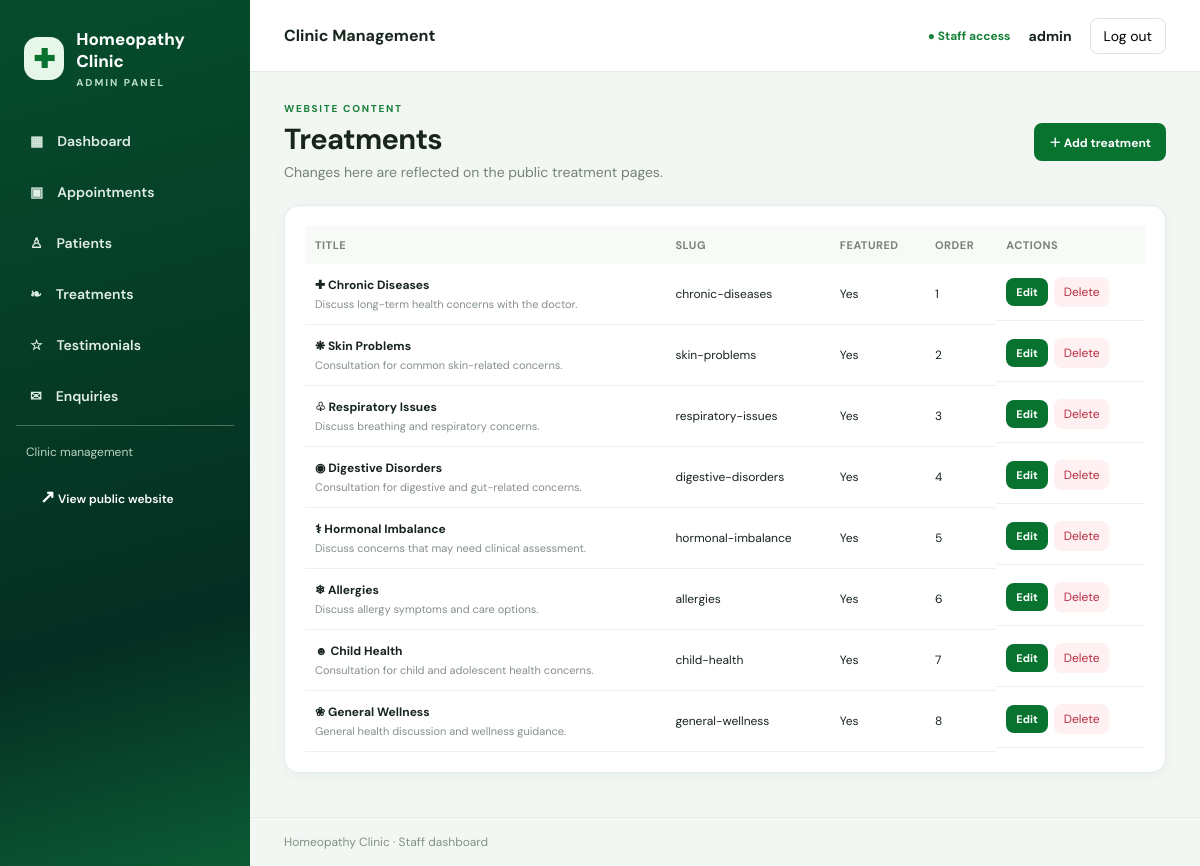
Page /clinic-admin/treatments/ (signed in) on the committed database.
### website/models.py (models this page shows, shortened)
class Treatment(models.Model):
    title = models.CharField(max_length=120)
    slug = models.SlugField(unique=True)
    short_description = models.CharField(max_length=240)
    description = models.TextField(blank=True)
    icon = models.CharField(max_length=30, default='✚')
    is_featured = models.BooleanField(default=True)
    display_order = models.PositiveIntegerField(default=0)
    class Meta:
        ordering = ['display_order', 'title']

### clinic_dashboard/views.py (the view)
# urls.py: path('treatments/', views.treatment_list, name='treatments'),
@staff_member_required
def treatment_list(request):
    return render(request, 'clinic_dashboard/treatments.html', {'treatments': Treatment.objects.all()})

### clinic_dashboard/context_processors.py (called while the page is built)
def clinic_dashboard_context(request):
    return {'now': timezone.localtime()}

### templates/clinic_dashboard/treatments.html
{% extends 'clinic_dashboard/base.html' %}{% block title %}Treatments{% endblock %}{% block content %}<div class="page-heading"><div><p class="eyebrow">WEBSITE CONTENT</p><h1>Treatments</h1><p class="muted">Changes here are reflected on the public treatment pages.</p></div><a class="btn" href="{% url 'clinic_dashboard:treatment_add' %}">＋ Add treatment</a></div><section class="panel"><div class="table-wrap"><table><thead><tr><th>Title</th><th>Slug</th><th>Featured</th><th>Order</th><th>Actions</th></tr></thead><tbody>{% for t in treatments %}<tr><td><strong>{{ t.icon }} {{ t.title }}</strong><small>{{ t.short_description }}</small></td><td>{{ t.slug }}</td><td>{{ t.is_featured|yesno:'Yes,No' }}</td><td>{{ t.display_order }}</td><td class="actions"><a class="btn btn-small" href="{% url 'clinic_dashboard:treatment_edit' t.pk %}">Edit</a><form method="post" action="{% url 'clinic_dashboard:treatment_delete' t.pk %}" data-confirm="Delete this treatment?">{% csrf_token %}<button class="btn btn-small btn-danger" type="submit">Delete</button></form></td></tr>{% empty %}<tr><td colspan="5" class="empty">No treatments added yet.</td></tr>{% endfor %}</tbody></table></div></section>{% endblock %}

### templates/clinic_dashboard/base.html (shortened to what this page needs)
{% load static %}
<!doctype html>
<html lang="en">
<head>
    <link rel="stylesheet" href="{% static 'dashboard/css/admin.css' %}">{% block extra_head %}{% endblock %}
</head>
<body class="admin-body">
    <aside class="sidebar">
        <a class="admin-brand" href="{% url 'clinic_dashboard:dashboard' %}">
            <span class="brand-mark">✚</span>
            <span>Homeopathy Clinic<small>ADMIN PANEL</small></span>
        </a>
        <nav class="side-nav">
            <a href="{% url 'clinic_dashboard:dashboard' %}" class="{% if request.resolver_match.url_name == 'dashboard' %}active{% endif %}">▦ <span>Dashboard</span></a>
            <a href="{% url 'clinic_dashboard:appointments' %}">▣ <span>Appointments</span></a>
            <a href="{% url 'clinic_dashboard:patients' %}">♙ <span>Patients</span></a>
            <a href="{% url 'clinic_dashboard:treatments' %}">❧<span>Treatments</span></a>
            <a href="{% url 'clinic_dashboard:testimonials' %}">☆ <span>Testimonials</span></a>
            <a href="{% url 'clinic_dashboard:enquiries' %}">✉ <span>Enquiries</span></a>
        <div class="sidebar-bottom"><span>Clinic management</span><a href="{% url 'home' %}" target="_blank"
                rel="noopener">↗ View public website</a></div>
    </aside>
    <div class="admin-main">
        <header class="topbar">
            <div class="topbar-title">Clinic Management</div>
            <div class="topbar-right">
                <span class="admin-online">● Staff access</span>
                <span class="admin-user">{{request.user.get_username }}</span>
                <form method="post" action="{% url 'clinic_dashboard:logout' %}">{% csrf_token %}<button
                        class="logout-btn" type="submit">Log out</button></form>
            </div>
        </header>
        <main class="content">
        {% block content %}
        {% endblock %}
        </main>
        <footer class="admin-footer">Homeopathy Clinic · Staff dashboard</footer>
    </div>
</body>
</html>

### static/dashboard/css/admin.css (style rules this page uses)
* { box-sizing: border-box }
.admin-body { margin: 0; background: #f3f7f4; color: #18251d; font-family: 'DM Sans', Arial, sans-serif; font-size: 14px }
.admin-body a { text-decoration: none; color: inherit }
.admin-body button, .admin-body input, .admin-body select, .admin-body textarea { font: inherit }
.sidebar { position: fixed; inset: 0 auto 0 0; width: 250px; background: linear-gradient(165deg, #064d2c, #052e22 72%, #0b5b35); color: #fff; padding: 24px 16px; display: flex; flex-direction: column; z-index: 5 }
.admin-brand { display: flex; align-items: center; gap: 12px; padding: 4px 8px 30px; font-size: 17px; font-weight: 800 }
.brand-mark { width: 43px; height: 43px; border-radius: 14px; background: #e6f6e8; color: #08722e; display: grid; place-items: center; font-size: 26px }
.admin-brand small { display: block; color: #b9ddc4; font-size: 10px; letter-spacing: 2px; margin-top: 4px }
.side-nav { display: grid; gap: 7px }
.side-nav a { display: flex; align-items: center; gap: 14px; padding: 13px 14px; border-radius: 11px; color: #e1eee5; font-weight: 600 }
.side-nav a:first-letter { font-size: 18px }
.sidebar-bottom { margin-top: auto; border-top: 1px solid #47715d; padding: 18px 10px 4px; color: #b8d5c3; font-size: 12px }
.sidebar-bottom a { display: block; margin-top: 12px; color: white }
.admin-main { margin-left: 250px; min-height: 100vh; display: flex; flex-direction: column }
.topbar { height: 72px; background: #fff; border-bottom: 1px solid #e3ebe5; display: flex; align-items: center; justify-content: space-between; padding: 0 34px; position: sticky; top: 0; z-index: 4 }
.topbar-title { font-weight: 700; font-size: 16px }
.topbar-right { display: flex; align-items: center; gap: 18px }
.admin-online { color: #16803a; font-size: 12px; font-weight: 700 }
.admin-user { font-weight: 700 }
.logout-btn { border: 1px solid #dbe5dd; background: #fff; padding: 8px 13px; border-radius: 8px; cursor: pointer }
.content { width: 100%; max-width: 1600px; margin: 0 auto; padding: 30px 34px 44px; flex: 1 }
.admin-footer { padding: 16px 34px; color: #819087; font-size: 12px; border-top: 1px solid #e4ebe5 }
.page-heading { display: flex; align-items: center; justify-content: space-between; gap: 20px; margin-bottom: 24px }
.page-heading h1 { font-size: 29px; margin: 3px 0 5px; letter-spacing: -.7px }
.eyebrow { color: #19813a; font-size: 10px; font-weight: 800; letter-spacing: 1.7px; margin: 0 0 5px }
.muted { color: #758279; margin: 0 }
.panel { background: #fff; border: 1px solid #e4ece6; border-radius: 15px; padding: 20px; box-shadow: 0 3px 12px #193e250b; min-width: 0 }
.table-wrap { width: 100%; overflow-x: auto }
table { width: 100%; border-collapse: collapse; white-space: nowrap }
th { text-align: left; color: #77837b; background: #f7faf7; font-size: 11px; text-transform: uppercase; letter-spacing: .5px; padding: 12px 10px }
td { padding: 13px 10px; border-bottom: 1px solid #edf1ed; font-size: 12px }
td strong, td small { display: block }
td small { color: #849087; margin-top: 4px; font-size: 11px }
.btn { display: inline-flex; align-items: center; justify-content: center; border: 0; border-radius: 8px; background: #08732f; color: #fff !important; padding: 10px 15px; font-weight: 700; font-size: 12px; cursor: pointer }
.btn-small { padding: 7px 10px; font-size: 11px }
.btn-danger { background: #fff0f1; color: #b52e43 !important }
.actions { display: flex; align-items: center; gap: 6px }
.actions form { margin: 0 }

### rows in the picture
Treatment: icon "✚", title "Chronic Diseases", short_description "Discuss long-term health concerns with the doctor.", slug "chronic-diseases", is_featured "Yes", display_order "1"
Treatment: icon "❋", title "Skin Problems", short_description "Consultation for common skin-related concerns.", slug "skin-problems", is_featured "Yes", display_order "2"
Treatment: icon "♧", title "Respiratory Issues", short_description "Discuss breathing and respiratory concerns.", slug "respiratory-issues", is_featured "Yes", display_order "3"
Treatment: icon "◉", title "Digestive Disorders", short_description "Consultation for digestive and gut-related concerns.", slug "digestive-disorders", is_featured "Yes", display_order "4"
Treatment: icon "⚕", title "Hormonal Imbalance", short_description "Discuss concerns that may need clinical assessment.", slug "hormonal-imbalance", is_featured "Yes", display_order "5"
Treatment: icon "❄", title "Allergies", short_description "Discuss allergy symptoms and care options.", slug "allergies", is_featured "Yes", display_order "6"
Treatment: icon "☻", title "Child Health", short_description "Consultation for child and adolescent health concerns.", slug "child-health", is_featured "Yes", display_order "7"
Treatment: icon "❀", title "General Wellness", short_description "General health discussion and wellness guidance.", slug "general-wellness", is_featured "Yes", display_order "8"

### other values in the picture
{{ request.user.get_username }} "admin"
